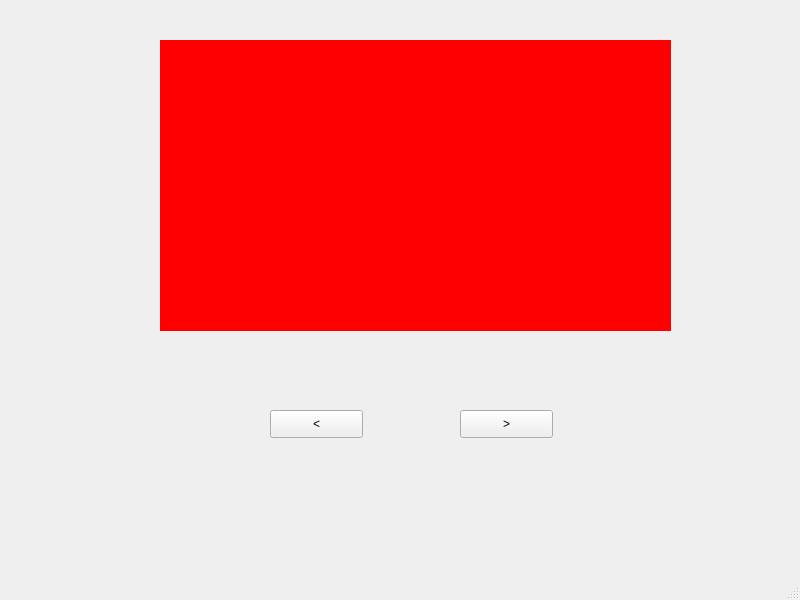
<?xml version="1.0" encoding="UTF-8"?>
<ui version="4.0">
 <class>picture</class>
 <widget class="QMainWindow" name="picture">
  <property name="geometry">
   <rect>
    <x>0</x>
    <y>0</y>
    <width>800</width>
    <height>600</height>
   </rect>
  </property>
  <property name="windowTitle">
   <string>MainWindow</string>
  </property>
  <widget class="QWidget" name="centralwidget">
   <widget class="QLabel" name="label">
    <property name="geometry">
     <rect>
      <x>160</x>
      <y>40</y>
      <width>511</width>
      <height>291</height>
     </rect>
    </property>
    <property name="styleSheet">
     <string notr="true">background-color: rgb(255, 0, 0);</string>
    </property>
    <property name="text">
     <string/>
    </property>
   </widget>
   <widget class="QPushButton" name="pushButton">
    <property name="geometry">
     <rect>
      <x>270</x>
      <y>410</y>
      <width>93</width>
      <height>28</height>
     </rect>
    </property>
    <property name="text">
     <string>&lt;</string>
    </property>
   </widget>
   <widget class="QPushButton" name="pushButton_2">
    <property name="geometry">
     <rect>
      <x>460</x>
      <y>410</y>
      <width>93</width>
      <height>28</height>
     </rect>
    </property>
    <property name="text">
     <string>&gt;</string>
    </property>
   </widget>
  </widget>
  <widget class="QMenuBar" name="menubar">
   <property name="geometry">
    <rect>
     <x>0</x>
     <y>0</y>
     <width>800</width>
     <height>26</height>
    </rect>
   </property>
  </widget>
  <widget class="QStatusBar" name="statusbar"/>
 </widget>
 <resources/>
 <connections/>
</ui>
